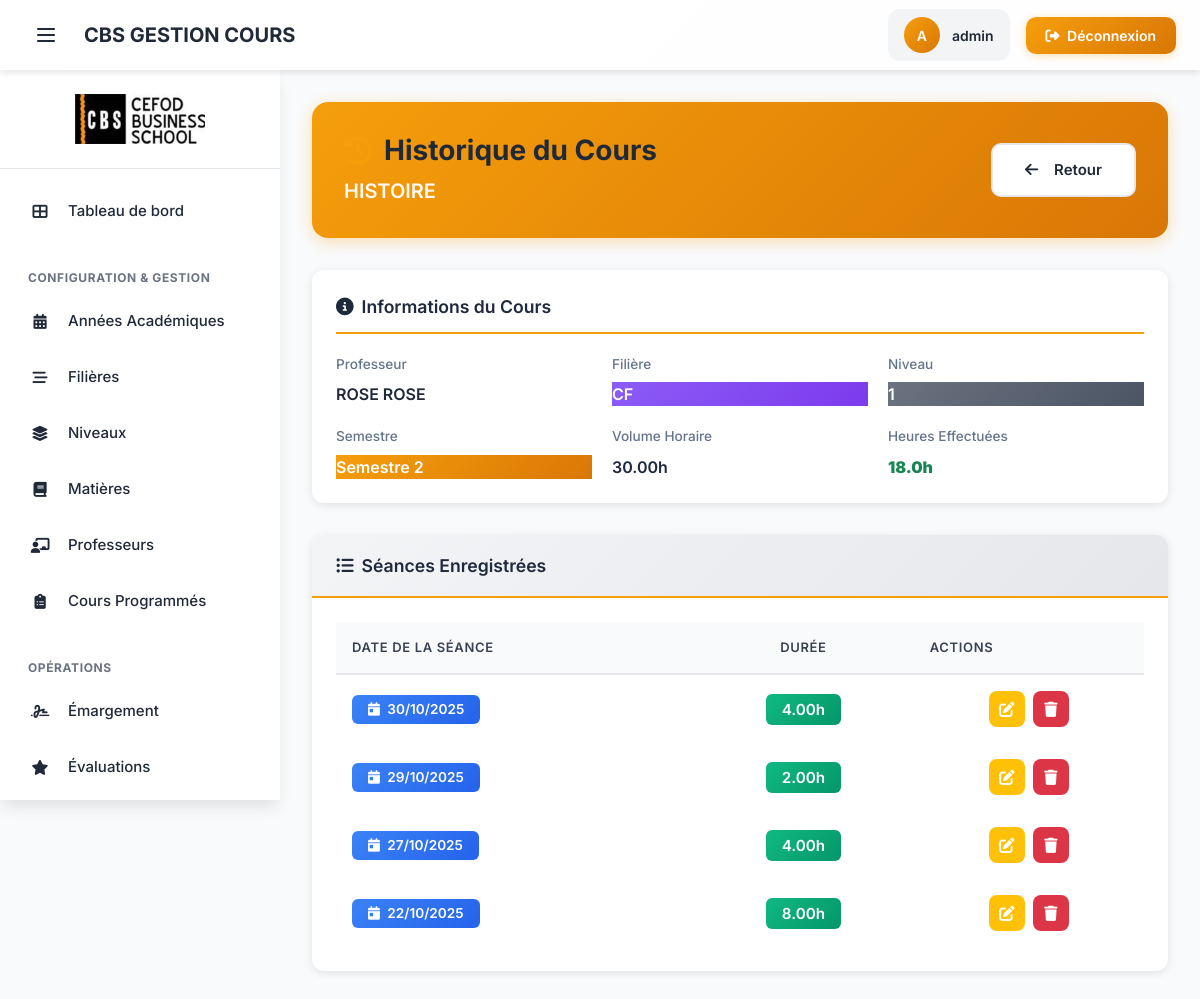
Page /cours/3/historique/ (signed in) on the earlier database version.
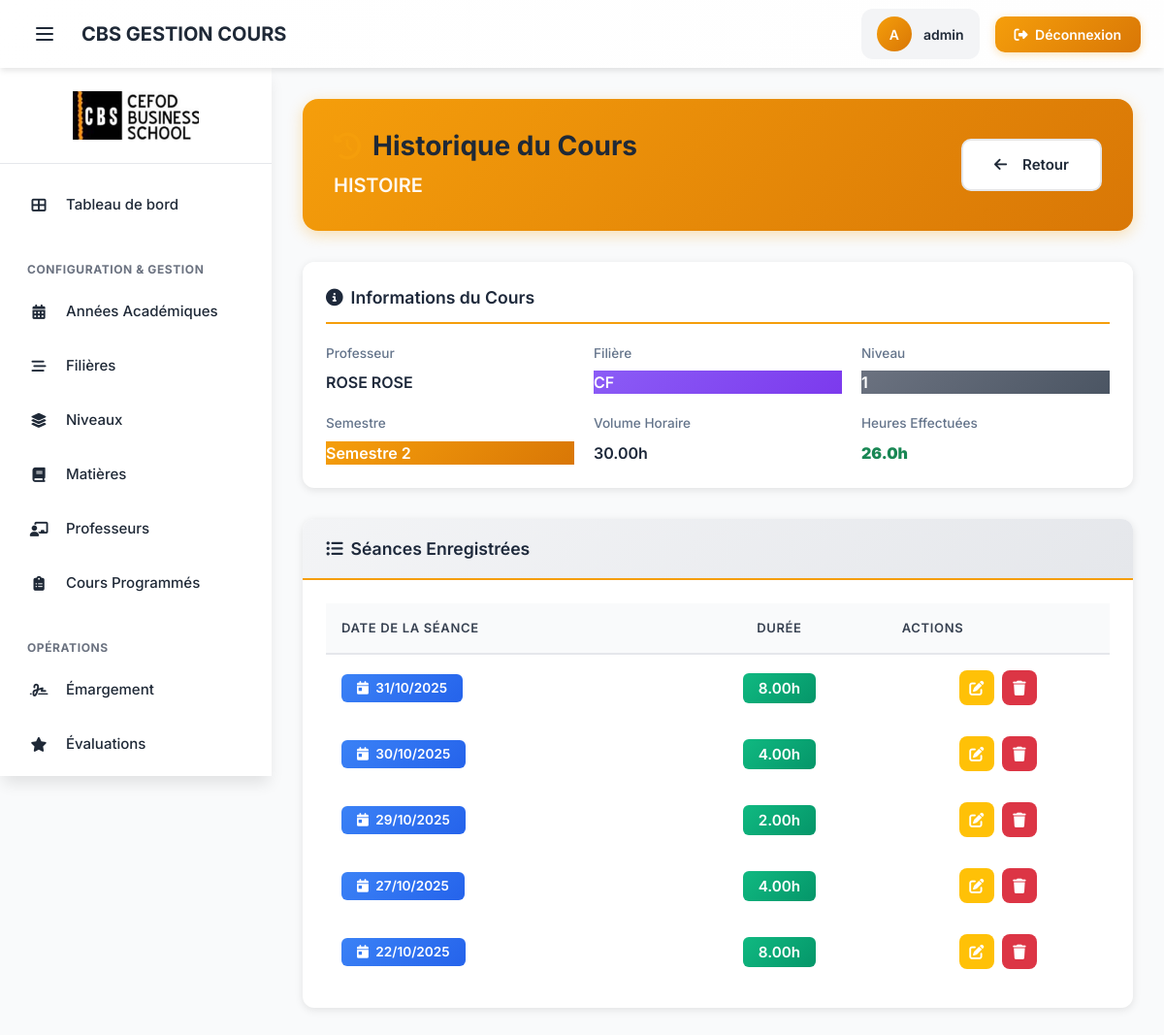
Same page on the later database version.
### gestion_cours/models.py (models this page shows, shortened)
class MatiereProgrammee(models.Model):
    SEMESTRE_CHOICES = [
        ('S1', 'Semestre 1'),
        ('S2', 'Semestre 2'),
    ]
    matiere = models.ForeignKey(Matiere, on_delete=models.CASCADE)
    filiere = models.ForeignKey(Filiere, on_delete=models.CASCADE)
    niveau = models.ForeignKey(Niveau, on_delete=models.CASCADE)
    professeur = models.ForeignKey(Professeur, on_delete=models.CASCADE)
    annee_academique = models.ForeignKey(AnneeAcademique, on_delete=models.CASCADE)
    semestre = models.CharField(
        max_length=2,
        choices=SEMESTRE_CHOICES,
        default='S1'
    )
    nbr_heure = models.DecimalField(max_digits=5, decimal_places=2, verbose_name="Volume horaire prévu")
    date_debut_estimee = models.DateField(null=True, blank=True)
    date_fin_estimee = models.DateField(null=True, blank=True)
    class Meta:
        verbose_name_plural = "Matières Programmées"
        unique_together = ('matiere', 'filiere', 'niveau', 'annee_academique', 'semestre')

class Emargement(models.Model):
    matiere_programmer = models.ForeignKey(MatiereProgrammee, on_delete=models.CASCADE)
    date_emar = models.DateField(verbose_name="Date de la séance")
    heure_eff = models.DecimalField(max_digits=4, decimal_places=2, verbose_name="Heures effectuées")
    class Meta:
        verbose_name_plural = "Émargements"
        unique_together = ('matiere_programmer', 'date_emar')

class Matiere(models.Model):
    code = models.CharField(max_length=10, unique=True)
    libelle = models.CharField(max_length=100)
    class Meta:
        verbose_name_plural = "Matières"

class Professeur(models.Model):
    nom = models.CharField(max_length=100)
    prenoms = models.CharField(max_length=150)
    contact = models.CharField(max_length=50, unique=True)
    email = models.EmailField(unique=True)
    grade = models.CharField(
        max_length=100,
        null=True,
        blank=True,
        verbose_name="Grade universitaire"
    )
    domaine = models.CharField(
        max_length=100,
        null=True,
        blank=True,
        verbose_name="Domaine d'expertise"
    )
    cv = models.FileField(
        upload_to='professeurs/cvs/',
        null=True,
        blank=True,
        verbose_name="CV (Fichier)"
    )
    dernier_diplome = models.FileField(
        upload_to='professeurs/diplomes/',
        null=True,
        blank=True,
        verbose_name="Dernier Diplôme (Fichier)"
    )
    def __str__(self):
        return f"{self.nom} {self.prenoms}"
    class Meta:
        verbose_name = "Professeur"
        verbose_name_plural = "Professeurs"
        ordering = ['nom']

class Filiere(models.Model):
    code = models.CharField(max_length=10, unique=True)
    libelle = models.CharField(max_length=100)
    class Meta:
        verbose_name_plural = "Filières"

class Niveau(models.Model):
    LIBELLE_CHOICES = [
        ('Licence', 'Licence'),
        ('Master', 'Master'),
    ]
    libelle = models.CharField(max_length=10, choices=LIBELLE_CHOICES)
    niv = models.IntegerField() # 1, 2 ou 3
    filiere = models.ForeignKey(Filiere, on_delete=models.CASCADE)
    class Meta:
        verbose_name_plural = "Niveaux"
        unique_together = ('libelle', 'filiere', 'niv')

### gestion_cours/views_cours_management.py (the view)
# urls.py: path('cours/<int:pk>/historique/', views.historique_cours_view, name='historique_cours'),
@login_required
@user_passes_test(est_administrateur_pedagogique, login_url=reverse_lazy('gestion_cours:home'))
def historique_cours_view(request, pk):
    matiere_prog = get_object_or_404(
        MatiereProgrammee.objects.select_related(
            'matiere', 'professeur', 'niveau', 'filiere', 'annee_academique'
        ).annotate(
            total_heures_faites=Sum('emargement__heure_eff')
        ),
        pk=pk
    )
    historique_emargement_list = Emargement.objects.filter(
        matiere_programmer=matiere_prog
    ).order_by('-date_emar')
    progression_details = calculer_progression(matiere_prog, date.today())
    try:
        evaluation = Evaluation.objects.get(matiere_programmer=matiere_prog)
    except Evaluation.DoesNotExist:
        evaluation = None
    context = {
        'matiere_prog': matiere_prog,
        'emargements': historique_emargement_list,
        'progression_details': progression_details,
        'evaluation': evaluation,
    }
    return render(request, 'gestion_cours/historique_cours.html', context)

### gestion_cours/views_cours_management.py (called while the page is built)
def est_administrateur_pedagogique(user):
    return user.groups.filter(name='Assistant').exists() or user.is_superuser

### gestion_cours/templates/gestion_cours/historique_cours.html (shortened to what the changed rows need)
{% extends 'base.html' %}
{% load static %}
{% block content %}
<div class="page-header-custom">
    <div class="header-content">
        <div class="header-title-section">
            <h1 class="page-title">
                <i class="fas fa-history"></i>
                Historique du Cours
            </h1>
            <p class="course-title">{{ matiere_prog.matiere.libelle }}</p>
        </div>
    </div>
</div>
<div class="course-info-card">
    <div class="info-grid">
        <div class="info-item">
            <span class="info-label">Professeur</span>
            <span class="info-value">{{ matiere_prog.professeur }}</span>
        </div>
        <div class="info-item">
            <span class="info-label">Filière</span>
            <span class="info-value badge-filiere">{{ matiere_prog.filiere.code }}</span>
        </div>
        <div class="info-item">
            <span class="info-label">Niveau</span>
            <span class="info-value badge-niveau">{{ matiere_prog.niveau.niv }}</span>
        </div>
        <div class="info-item">
            <span class="info-label">Semestre</span>
            <span class="info-value badge-semestre">{{ matiere_prog.get_semestre_display }}</span>
        </div>
        <div class="info-item">
            <span class="info-label">Volume Horaire</span>
            <span class="info-value">{{ matiere_prog.nbr_heure }}h</span>
        </div>
        <div class="info-item">
            <span class="info-value text-success"><strong>{{ matiere_prog.total_heures_faites|default:0 }}h</strong></span>
        </div>
    </div>
</div>
<div class="table-card">
    <div class="table-wrapper">
        {% if emargements %}
        <div class="table-responsive">
            <table class="data-table">
                <thead>
                    <tr>
                        <th>Date de la Séance</th>
                        <th class="text-center">Durée</th>
                        <th class="col-actions">Actions</th>
                    </tr>
                </thead>
                <tbody>
                    {% for emargement in emargements %}
                    <tr>
                        <td>
                            <span class="badge badge-date">
                                <i class="fas fa-calendar-day me-1"></i>
                                {{ emargement.date_emar|date:"d/m/Y" }}
                            </span>
                        </td>
                        <td class="text-center">
                            <span class="badge badge-hours">{{ emargement.heure_eff }}h</span>
                        </td>
                        <td>
                            <div class="action-buttons">
                                <a href="{% url 'gestion_cours:emargement_update' emargement.pk %}"
                                   class="btn-action btn-action-edit"
                                   title="Modifier">
                                    <i class="fas fa-edit"></i>
                                </a>
                                <a href="{% url 'gestion_cours:emargement_delete' emargement.pk %}"
                                   class="btn-action btn-action-delete"
                                   title="Supprimer">
                                    <i class="fas fa-trash"></i>
                                </a>
                            </div>
                        </td>
                    </tr>
                    {% endfor %}
                </tbody>
            </table>
        </div>
        {% else %}
        <div class="empty-state">
            <i class="fas fa-clipboard fa-3x text-muted mb-3"></i>
            <p class="text-muted">Aucune séance enregistrée pour ce cours.</p>
        </div>
        {% endif %}
    </div>
</div>
{% endblock %}

Differences in the rows shown:
changed MatiereProgrammee "Semestre 2": total_heures_faites "18.0" → "26.0"
added Emargement: date_emar "31/10/2025", heure_eff "8.00"
